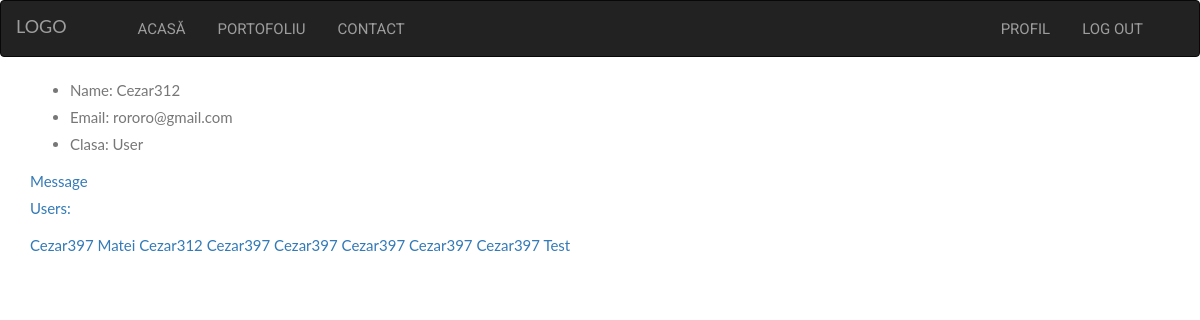
/profil.php?id=9 (signed in), run on the app's committed database.
### tables this page shows
CREATE TABLE `users` (
  `ID` int(11) NOT NULL,
  `Name` varchar(30) NOT NULL,
  `Email` varchar(30) NOT NULL,
  `Password` varchar(256) NOT NULL,
  `Admin` int(2) NOT NULL
);

### profil.php (the view, shortened to what this page needs)
<?php
	require 'include/connect.php';
	if(isset($_GET['id']))
	{
		$id = $_GET['id'];
		$select = "SELECT * FROM users WHERE ID = '$id'";
		$result = mysqli_query($conectare, $select);
		$row = $result->fetch_assoc();
		$meid = $_SESSION['id'];
		$me = "SELECT * FROM users WHERE ID='$meid'";
		$result2 = mysqli_query($conectare, $me);
	}else
	{
		header("Location: login.php?status=needlog");
	}
?>
<!DOCTYPE html>
<html>
<head>
	<link rel="stylesheet" href="https://maxcdn.bootstrapcdn.com/bootstrap/3.3.7/css/bootstrap.min.css">
	<link rel="stylesheet" type="text/css"  media="screen and (min-width:900px)" href="assets/css/widescreen.css?v1.0">
	<link rel="stylesheet" type="text/css"  media="screen and (min-width:630px) and (max-width: 900px)" href="assets/css/landscape.css?v1.0">
	<link rel="stylesheet" type="text/css"  media="screen and (max-width:600px)" href="assets/css/smallscreen.css?v1.0">
</head>
<body>
	<div class="widescreen">
	<nav class="navbar navbar-toggleable-sd navbar-inverse">
		<a class="navbar-brand" href="index.php">LOGO</a>
		<ul class="navbar-nav">
		<li class="nav-item">
				<a class="nav-link" href="index.php">Acasă</a>
			</li>
			<?php
				if(isset($_SESSION['nume']))
			echo '
			<li class="nav-item">
				<a class="nav-link" href="portofoliu.php">Portofoliu</a>
			</li>';
			?>
			<li class="nav-item">
				<a class="nav-link" href="contact.php">Contact</a>
			</li>
		</ul>
		<ul class="navbar-nav right">
		<?php
			if(!isset($_SESSION['nume']))
				echo '
			<li class="nav-item">
				<a class="nav-link" href="login.php">Login</a>
			</li>
			<li class="nav-item">
				<a class="nav-link" href="register.php">Register</a>
			</li>';
			else
				echo '
			<li class="nav-item">
				<a class="nav-link" href="profil.php?id='.$_SESSION['id'].'">Profil</a>
			</li>
			<li class="nav-item">
				<a class="nav-link" href="include/logout.inc.php">Log Out</a>
			</li>';
			?>
		</ul>
	</nav>
</div>
<div class="content">
<div class="container">
	<ul>
		<li>Name: <?php echo $row['Name']; ?></li>
		<li>Email: <?php echo $row['Email'] ?></li>
		<li>Clasa:
			<?php
				switch($row['Admin'])
				{
					case '0':
						echo "User";
						break;
				}
			?>
	</ul>
	<?php
		$idc = $_GET['id'];
		if($_SESSION['id'] != $idc)
			 echo '<a href="sendmessage.php?receiver='.$row["ID"].'">Send Message <a>';
		else
			 echo '<a href="message.php">Message<a>';
	  ?>
	<?php
		echo '<p>Users: </p>';
		$users = "SELECT * FROM users";
		$result3 = mysqli_query($conectare, $users);
			if(mysqli_num_rows($result3))
			{
				while($row_users = mysqli_fetch_assoc($result3))
				{
					$id = $row_users['ID'];
					if($id != $_SESSION['id'])
					echo '<a href="profil.php?id='.$id.'">'.$row_users['Name'].'<a>'.PHP_EOL;
				}
			}
	?>
</div>
<br>
<br>
<br>
</div>
</body>
</html>

### assets/css/widescreen.css (style rules this page uses)
body, html { height: 100%; margin: 0; font: 400 15px/1.8 "Lato", sans-serif; color: #777; }
.nav-item { text-align: center; padding: 14px 16px; overflow: hidden; list-style: none; }
.nav-link { text-decoration: none; text-transform: uppercase; font-family: 'Roboto', sans-serif; }
.right { float: right; margin-right: 40px; }

### assets/css/landscape.css (style rules this page uses)
body, html { height: 100%; margin: 0; font: 400 15px/1.8 "Lato", sans-serif; color: #777; }
.widescreen { display: none; }
.nav-item { text-align: center; padding: 14px 16px; overflow: hidden; list-style: none; }
.nav-link { text-decoration: none; text-transform: uppercase; }
.navbar-brand { background: none; border: none; }

### assets/css/smallscreen.css (style rules this page uses)
body, html { height: 100%; margin: 0; font: 400 15px/1.8 "Lato", sans-serif; color: #777; }
.widescreen { display: none; }
.nav-item { text-align: center; padding: 14px 16px; overflow: hidden; list-style: none; }
.nav-link { text-decoration: none; text-transform: uppercase; }
.navbar-brand { background: none; border: none; }

### data on the page
users: Name "Cezar312", Email "rororo@gmail.com"
users: Name "Cezar397"
users: Name "Matei"
users: Name "Cezar312"
users: Name "Cezar397"
users: Name "Cezar397"
users: Name "Cezar397"
users: Name "Cezar397"
users: Name "Cezar397"
users: Name "Test"
